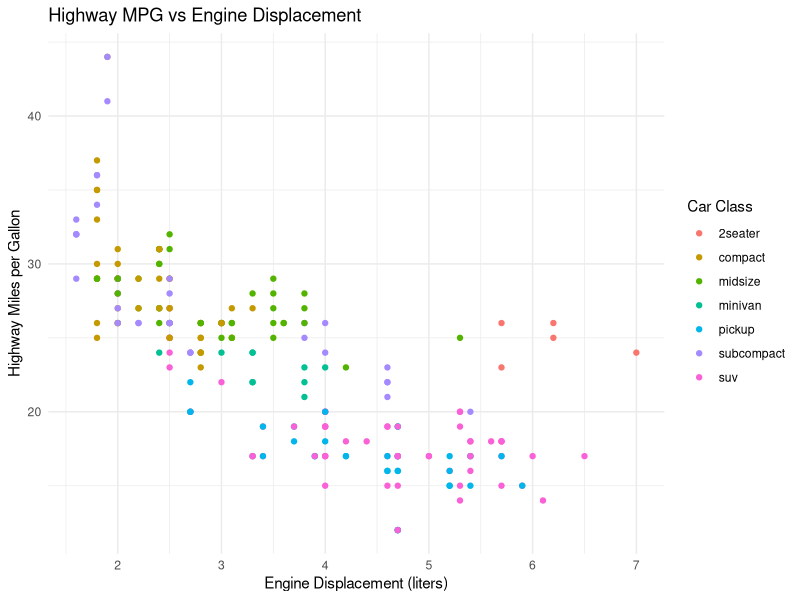

The R script that drew this image:
## ---- chunk 1
#| warning: false
library(dplyr)
library(datasets)
library(ggplot2)

# Loading the dataset
data("mpg")

# Calculating summary statistics
summary_stats <- mpg %>%
  summarise(
    Mean = mean(hwy),
    Median = median(hwy),
    SD = sd(hwy),
    Mean_1 = mean(cty),
    Median_1 = median(cty),
    SD_1 = sd(cty)
  )

# Creating a summary data frame
summary_1 <- data.frame(
  Statistic = c('Mean', 'Median', 'Standard Deviation'),
  Highway_MPG = c(summary_stats$Mean, summary_stats$Median, summary_stats$SD),
  Engine_Displacement = c(summary_stats$Mean_1, summary_stats$Median_1, summary_stats$SD_1)
)

# Printing summary statistics 
print(summary_1)

## ---- chunk 2
# Creating the plot
plot <- ggplot(mpg, aes(x = displ, y = hwy, color = class)) +
  geom_point() +
  labs(title = "Highway MPG vs Engine Displacement",
       x = "Engine Displacement (liters)",
       y = "Highway Miles per Gallon",
       color = "Car Class") +
  theme_minimal()

# Displaying the plot
print(plot)

